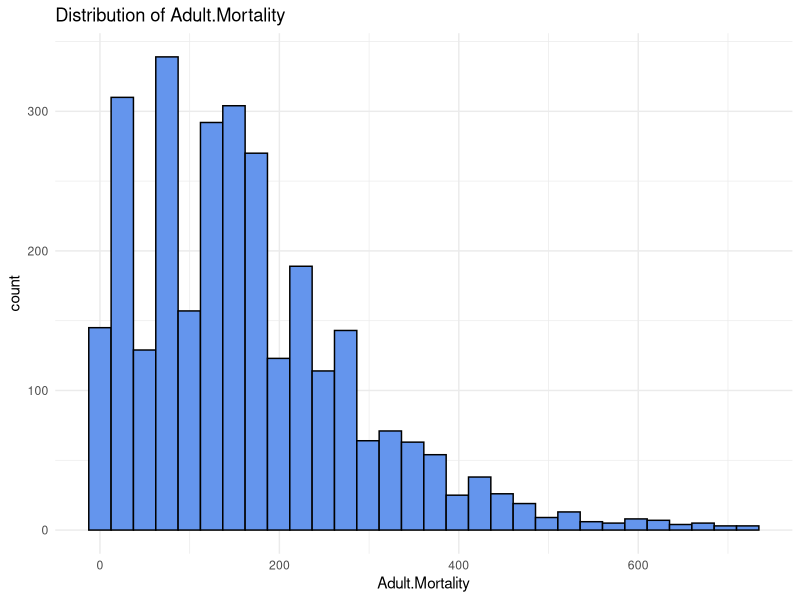
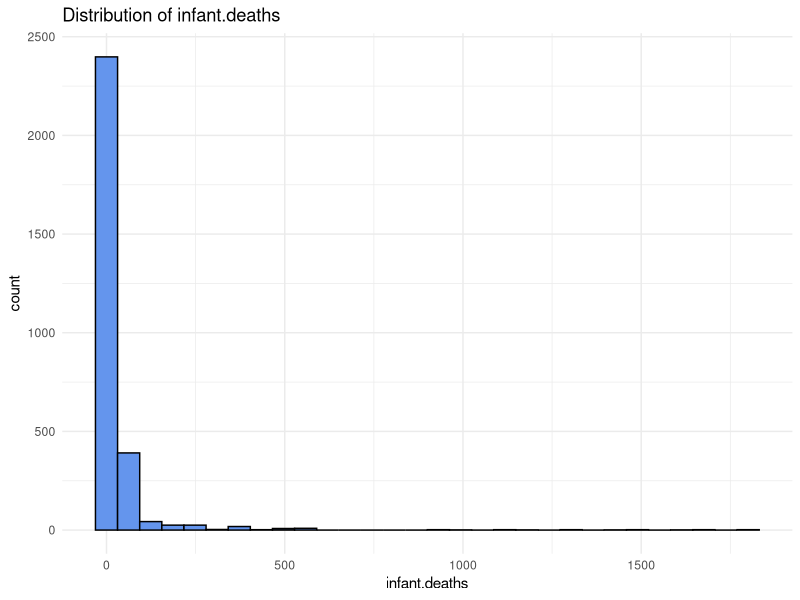
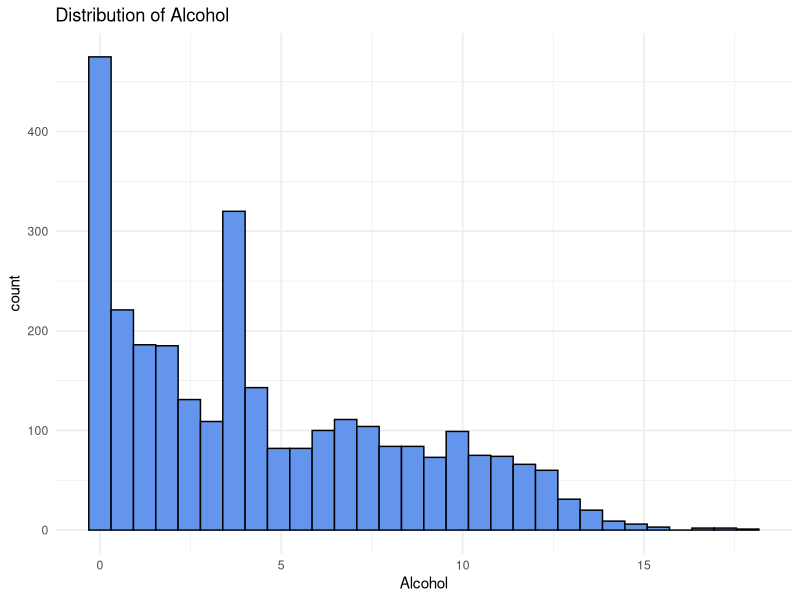
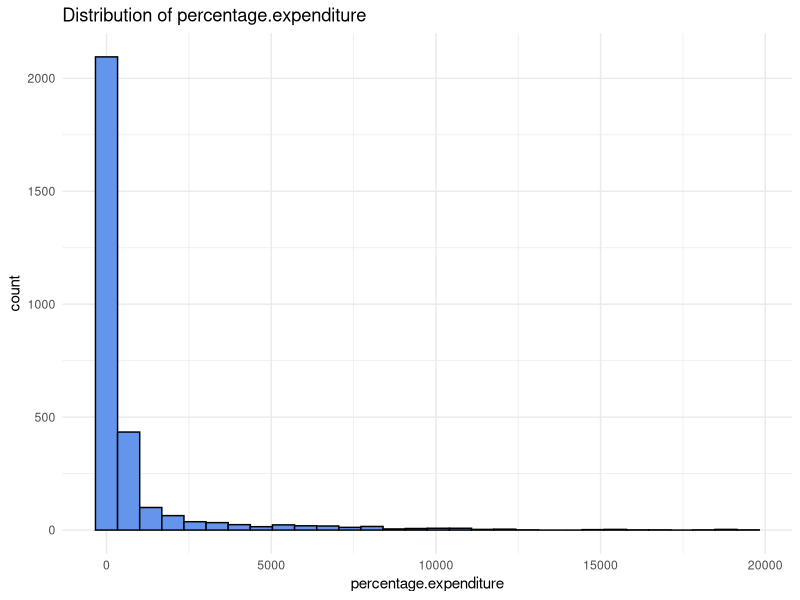
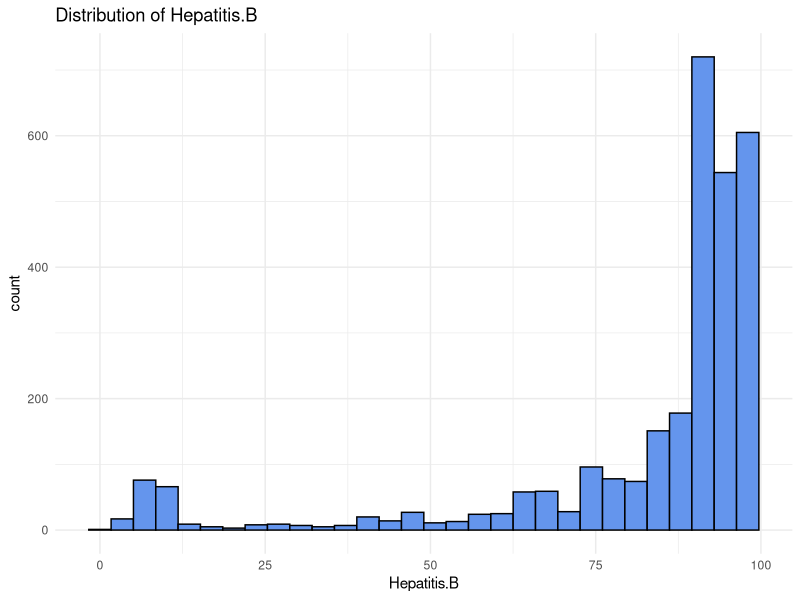
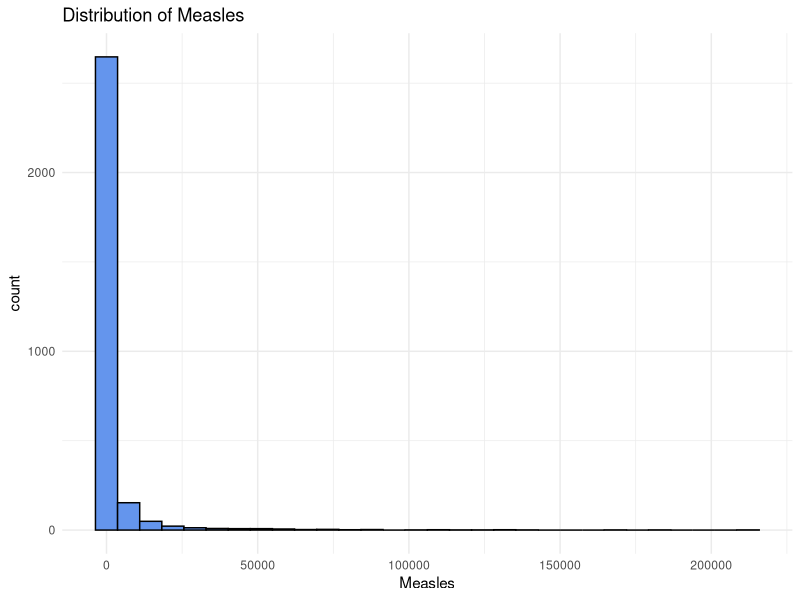
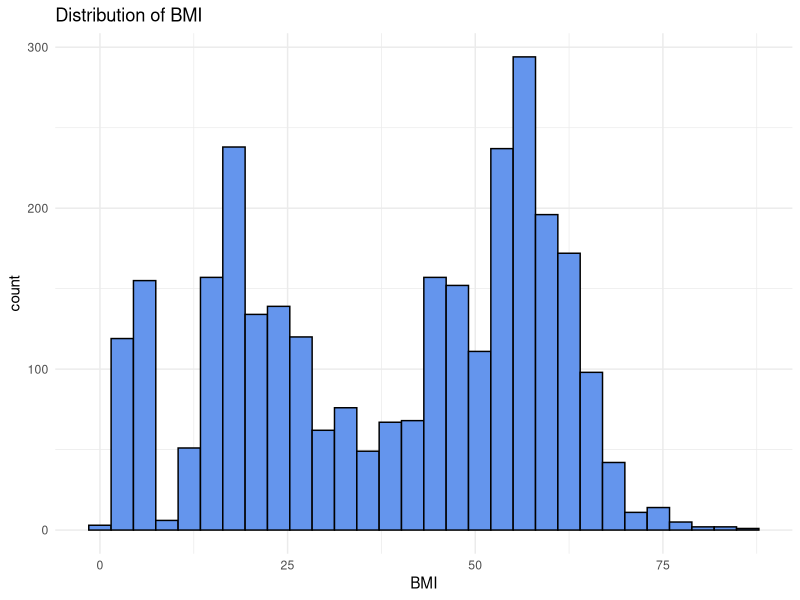
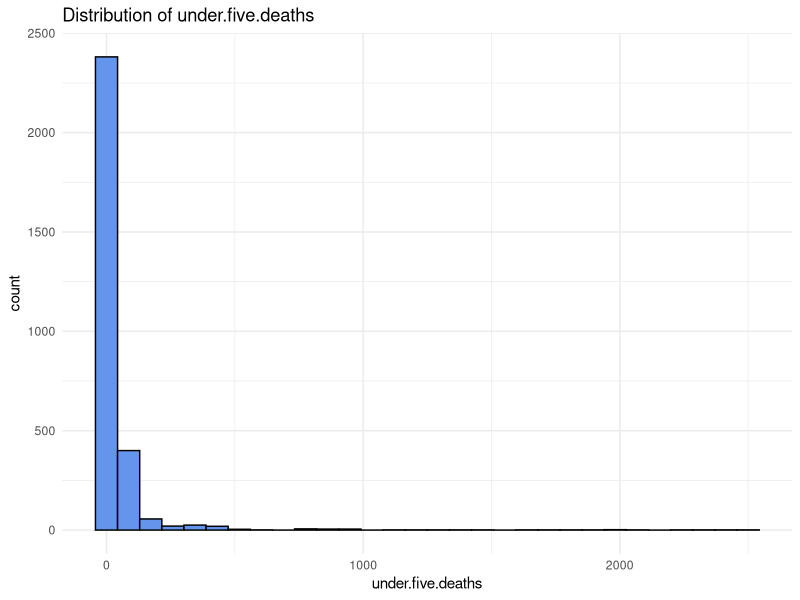

Write R code to recreate these figures, in order.
## ---- chunk 1
knitr::opts_chunk$set(echo = TRUE)
## ---- chunk 2
expectancy = read.csv("Life_Expectancy_Data.csv")
## ---- chunk 3
##mean imputation
for(i in 1:ncol(expectancy)) {
  expectancy[ , i][is.na(expectancy[ , i])] <- median(expectancy[ , i], na.rm=TRUE)
}
## ---- chunk 4
library(ggplot2)
library(readr)
library(psych)

descriptive <- describe(expectancy)

# Plotting a histogram for each variable
for (var in names(expectancy)) {
  p <- ggplot(expectancy, aes_string(x = var)) +
    geom_histogram(bins = 30, fill = "cornflowerblue", color = "black") +
    theme_minimal() +
    ggtitle(paste("Distribution of", var))
  
  print(p)
}

# Many variables exhibit significant skewness, which indicates a departure from the normal distribution. Variables like infant deaths, Measles, under-five deaths, Population, and HIV/AIDS are particularly skewed, likely due to the presence of outliers or a long-tailed distribution. This skewness can affect statistical analyses, particularly those that assume a normal distribution of variables (e.g., parametric statistical tests, linear regression models).

# Collinearity, or the presence of highly correlated predictors, can be problematic, especially in regression analyses. Variables that measure similar constructs or are related (such as infant deaths and under-five deaths, or various immunization rates like Polio, Diphtheria, and Hepatitis B) may exhibit collinearity. This can inflate the variance of coefficient estimates and make it difficult to determine the individual effect of each predictor on the outcome variable.
## ---- chunk 5


## ---- chunk 6


